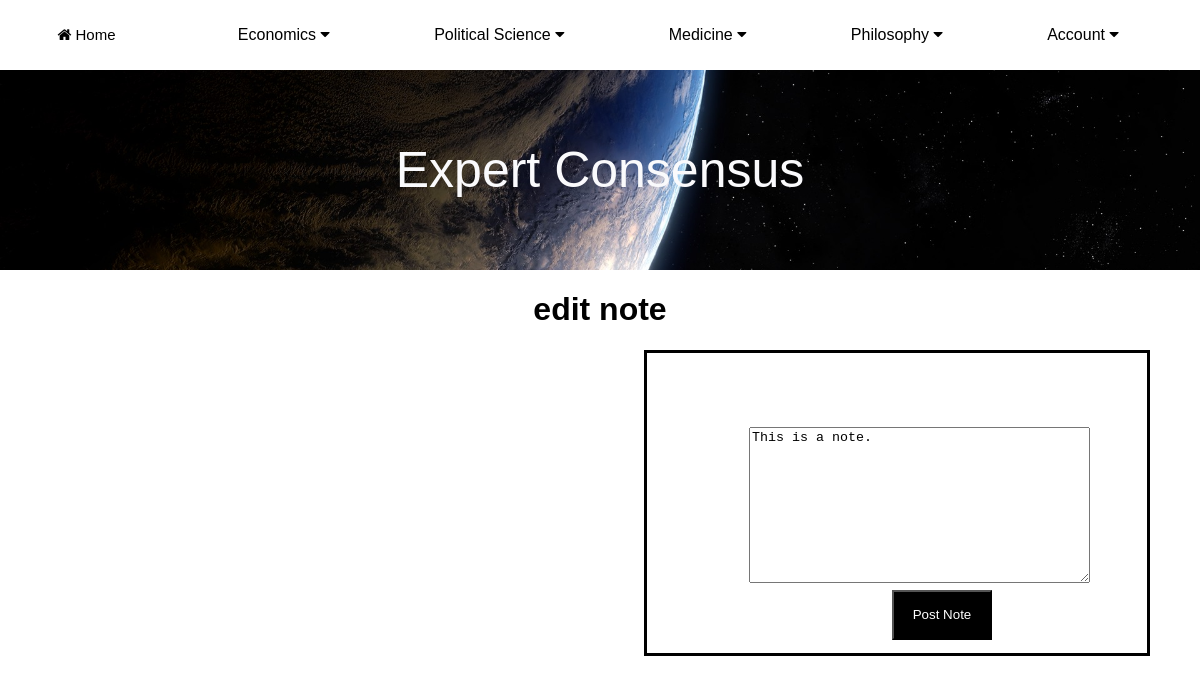
Page /MainApp/edit_note/8 (signed in) on the earlier database version.
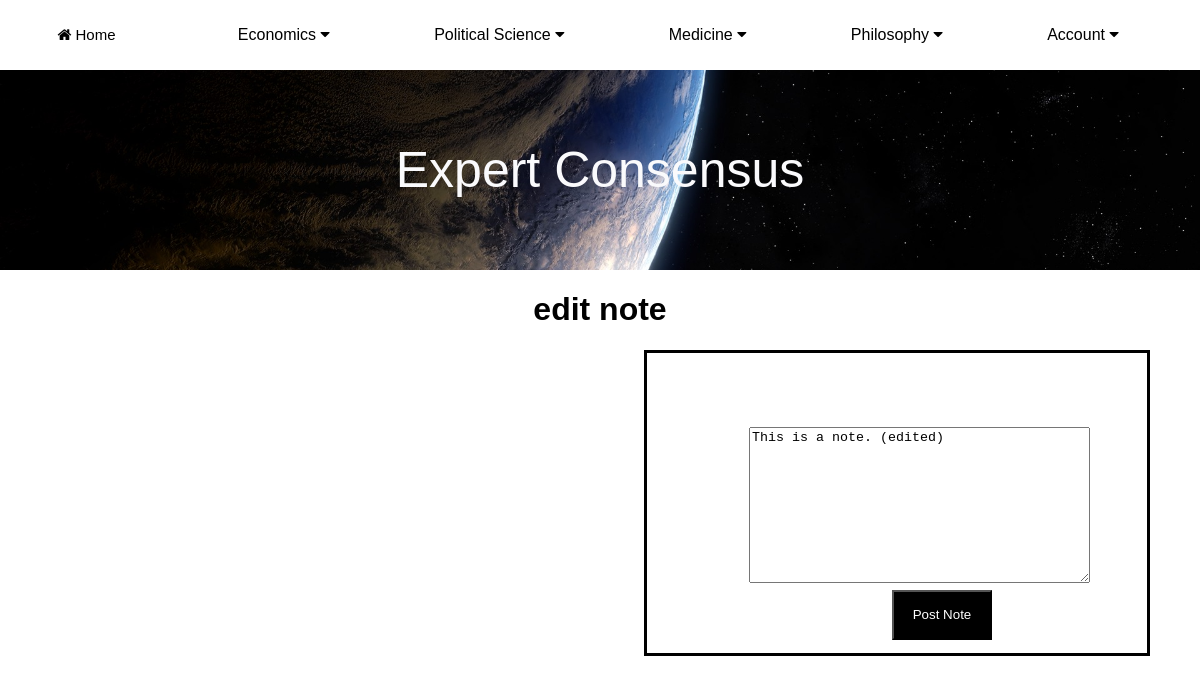
Same page on the later database version.
### MainApp/models.py (models this page shows, shortened)
class Note(models.Model):
    user = models.ForeignKey(User, related_name="Notes", on_delete=models.DO_NOTHING)
    body = RichTextField(blank=True, null=True)
    created_at = models.DateTimeField(auto_now_add=True)
    profile = models.ForeignKey(Profile, related_name="Notes", on_delete=models.DO_NOTHING, null=True)

### MainApp/views.py (the view)
# urls.py: path('edit_note/<int:pk>', views.edit_note, name='edit_note'),
def edit_note(request, pk):
    if request.user.is_authenticated:
        note = get_object_or_404(Note, id=pk)
        if request.user.username == note.user.username:
            form = NoteForm(request.POST or None, instance=note)
            if request.method == "POST":
                if form.is_valid():
                    note = form.save(commit=False)
                    note.profile = request.user.profile
                    note.user = request.user
                    note.save()
                    print("Note edited")
                    return redirect('MainApp:home')
            else:
                print("not your note")
                return render(request, 'MainApp/note/edit_note.html', {'form':form, 'note':note})
        else:
            return redirect('home')

### MainApp/forms.py
class NoteForm(forms.ModelForm):
    body = forms.CharField(required=True,
                           widget=forms.widgets.Textarea(attrs={
                               "placeholder":"Enter Note",
                               "class":"form-control"
                           }),
                           label="",)
    class Meta:
        model = Note
        exclude = ("profile","user")

### MainApp/templates/MainApp/note/edit_note.html (shortened to what this page needs)
{% extends "MainApp/base.html" %}
{% block content %}
<h1>edit note</h1>
<div id="home_note">
{% if form %}
    <p>
    <form method="POST" style="border: none;">
        <div id="home_submit">
            {{ form.as_p }}
        </div>
    <div id="home_submit_btn_div">
        <button type="submit" id="home_submit_btn">Post Note</button>
    </div>
    </form>
    </p>
</div>
{% endif %}
{% endblock %}

Differences in the rows shown:
changed Note: body "This is a note." → "This is a note. (edited)"
